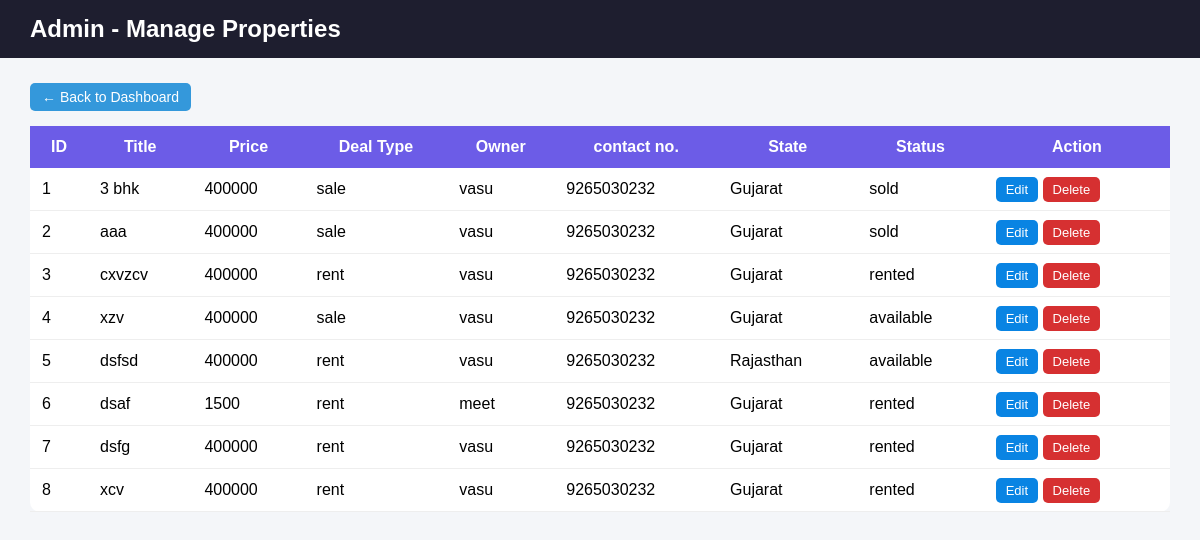
The page /admin/properties (signed in) on the database its author committed.
### tables this page shows
CREATE TABLE properties (
            id INTEGER PRIMARY KEY AUTOINCREMENT,
            owner_id INTEGER,
            title TEXT,
            type TEXT,
            price INTEGER,
            description TEXT,
            image TEXT,
            contact_number TEXT,
            status TEXT DEFAULT 'available',
            deal_type TEXT,
            state TEXT,
            city TEXT,
            area TEXT
        );

CREATE TABLE users (
            id INTEGER PRIMARY KEY AUTOINCREMENT,
            role TEXT,
            username TEXT UNIQUE,
            password TEXT,
            email TEXT
        );

### app/admin/routes.py (the view)
@admin_bp.route("/admin/properties")
def admin_properties():
    if session.get("role") != "admin":
        return redirect(url_for("auth.login"))
    conn = get_db()
    props = conn.execute("""
        SELECT p.*, u.username
        FROM properties p
        LEFT JOIN users u ON p.owner_id = u.id
    """).fetchall()
    conn.close()
    return render_template("admin_properties.html", properties=props)

### app/db.py (called while the page is built)
def get_db():
    conn = sqlite3.connect("users.db", timeout=10)
    conn.row_factory = sqlite3.Row
    return conn

### app/templates/admin_properties.html (shortened to what this page needs)
<!DOCTYPE html>
<html>
<head>
</head>
<body>
<div class="navbar">
    <h2>Admin - Manage Properties</h2>
</div>
<div class="container">
    <div class="top-bar">
        <a href="/admin/dashboard" class="back-btn">← Back to Dashboard</a>
    </div>
    <table>
        <thead>
          <tr>
                <th>ID</th>
                <th>Title</th>
                <th>Price</th>
                <th>Deal Type</th>
                <th>Owner</th>
                <th>contact no.</th>
                <th>State</th>
                <th>Status</th>
                <th>Action</th>
        </tr>
     </thead>
     <tbody id="propertyTableBody">
        {% for p in properties %}
        <tr>
            <td>{{ p[0] }}</td>
            <td>{{ p[2] }}</td>
            <td>{{ p[4] }}</td>
            <td>{{ p[9] }}</td>
            <td>{{ p[-1] }}</td>
            <td>{{ p[7] }}</td>
            <td>{{ p[10] }}</td>
            <td>{{ p[8] }}</td>
            <td>
                <a class="btn edit" href="/admin/edit-property/{{ p.id }}">Edit</a>
                <a class="btn delete" href="/admin/delete-property/{{ p.id }}" onclick="return confirm('Are you sure you want to delete this property?');">Delete</a>
            </td>
        </tr>
        {% endfor %}
      </tbody>
    </table>
</div>
</body>
</html>

### app/templates/admin_properties.html (style rules this page uses)
body { font-family: Arial; background: #f4f6f9; margin: 0; }
.navbar { background: #1e1e2f; color: white; padding: 15px 30px; display: flex; justify-content: space-between; align-items: center; }
.navbar h2 { margin: 0; }
.container { padding: 30px; }
table { width: 100%; background: white; border-collapse: collapse; border-radius: 10px; }
th { background: #6c5ce7; color: white; padding: 12px; }
td { padding: 12px; border-bottom: 1px solid #eee; }
.btn { padding: 5px 10px; border-radius: 5px; text-decoration: none; color: white; font-size: 13px; }
.edit { background: #0984e3; }
.delete { background: #d63031; }
.back-btn { padding: 6px 12px; background: #3498db; color: white; border-radius: 5px; text-decoration: none; font-size: 14px; margin-right: 15px; }
.top-bar { margin-bottom: 20px; }

### rows shown on the page
properties: id "1", title "3 bhk", price "400000", deal_type "sale", username "vasu", contact_number "9265030232", state "Gujarat", status "sold"
properties: id "2", title "aaa", price "400000", deal_type "sale", username "vasu", contact_number "9265030232", state "Gujarat", status "sold"
properties: id "3", title "cxvzcv", price "400000", deal_type "rent", username "vasu", contact_number "9265030232", state "Gujarat", status "rented"
properties: id "4", title "xzv", price "400000", deal_type "sale", username "vasu", contact_number "9265030232", state "Gujarat", status "available"
properties: id "5", title "dsfsd", price "400000", deal_type "rent", username "vasu", contact_number "9265030232", state "Rajasthan", status "available"
properties: id "6", title "dsaf", price "1500", deal_type "rent", username "meet", contact_number "9265030232", state "Gujarat", status "rented"
properties: id "7", title "dsfg", price "400000", deal_type "rent", username "vasu", contact_number "9265030232", state "Gujarat", status "rented"
properties: id "8", title "xcv", price "400000", deal_type "rent", username "vasu", contact_number "9265030232", state "Gujarat", status "rented"
